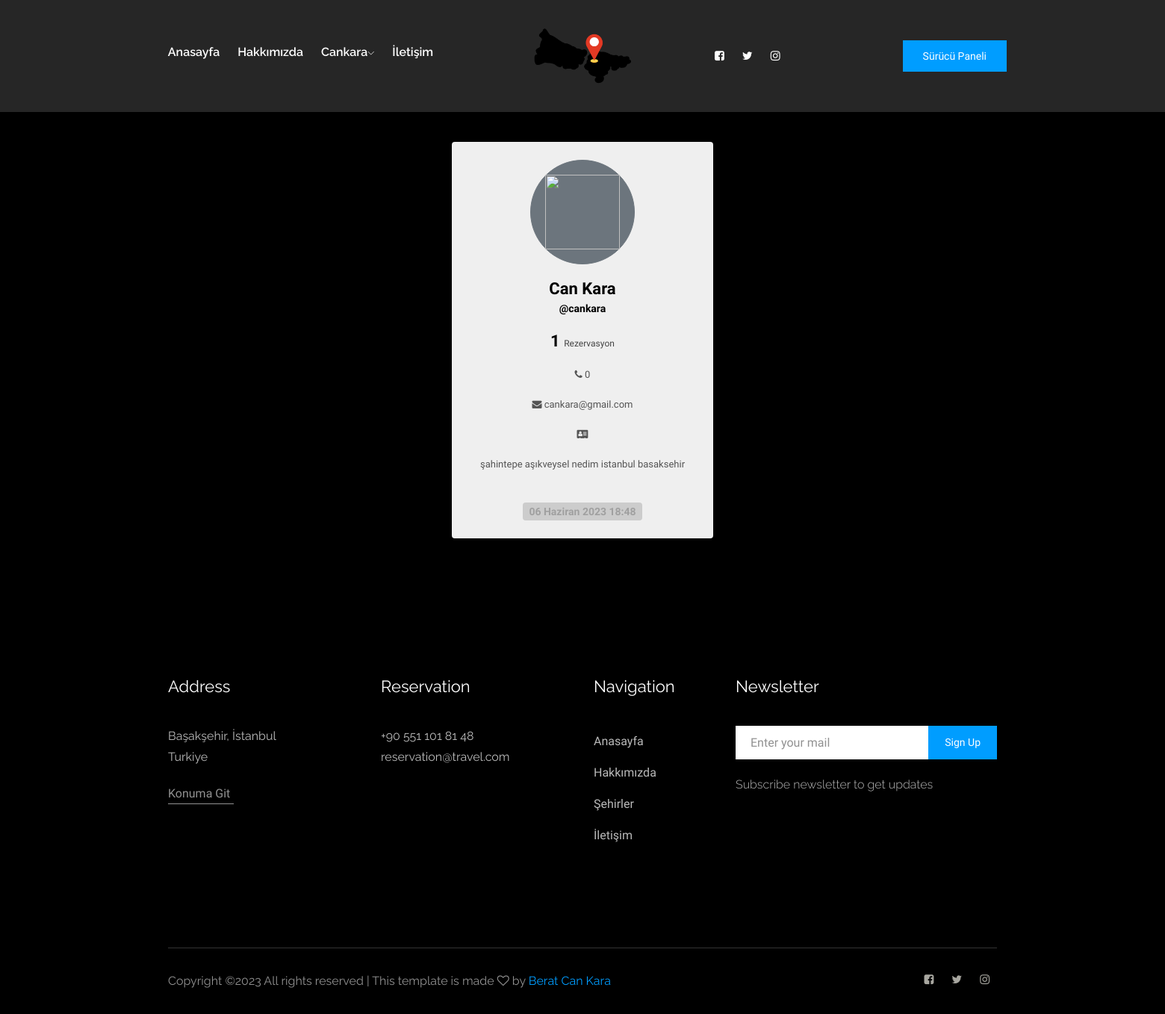
The page /userProfile/cankara on the database its author committed.
### nUser/models.py (models this page shows, shortened)
class nUser(AbstractUser):
    tc_kimlik = models.CharField(max_length=11)
    adres = models.TextField()
    telefon = models.CharField(max_length=20, default="0")
    email = models.EmailField()
    first_name = models.CharField(max_length=30)
    last_name = models.CharField(max_length=30)
    reservation = models.OneToOneField(Reservation, null=True, blank=True, on_delete=models.SET_NULL)
    isDriver = models.BooleanField(default=False)

### travel/views.py (the view)
# urls.py: path('userProfile/<str:username>',views.userProfile,name='userProfile'),
def userProfile(request,username):
    user = nUser.objects.filter(username = username).first()
    userRezCount = Reservation.objects.filter(kullanici = user).count()
    return render(request,"user/userProfile.html",{"user":user,"count":userRezCount})

### templates/user/userProfile.html
{% extends 'base/base.html' %}
{% load static %}
{% block content %}
<link rel="stylesheet" href="{% static 'css/userInfoCard.css' %}">
<div class="container mt-4 mb-4 p-3 d-flex justify-content-center">
  <div class="card p-4">
    <div class="image d-flex flex-column justify-content-center align-items-center">
      <button class="btn btn-secondary"><img src="https://i.imgur.com/wvxPV9S.png" height="100" width="100" /></button> <span class="name mt-3">{{ user.first_name }} {{ user.last_name }}</span> <span class="idd">@{{ user.username }}</span> <div class="d-flex flex-row justify-content-center align-items-center gap-2"></div> <div class="d-flex flex-row justify-content-center align-items-center mt-3">
        <span class="number">{{count}} <span class="follow">Rezervasyon</span></span>
      </div>
      <div class="text mt-3">
        <span><i class="fa fa-phone"></i> {{ user.telefon }}</span>
      </div>
      <div class="text mt-3">
        <span><i class="fa fa-envelope"></i> {{ user.email }}</span>
      </div>
      <div class="text mt-3">
        <span><i class="fa fa-address-card "></i></span>
      </div>
      <div class="text mt-3">
        <span>{{ user.adres }}</span>
      </div>
      <div class="gap-3 mt-3 icons d-flex flex-row justify-content-center align-items-center"></div> <div class="px-2 rounded mt-4 date">
        <span class="join">{{ user.date_joined }}</span>
      </div>
    </div>
  </div>
</div>
{% endblock %}

### templates/base/base.html (shortened to what this page needs)
<!DOCTYPE html>
{% load static %}
<html>
<head>
    <link href="{% static 'css/main.css' %}" rel="stylesheet" media="all">
    <link rel="stylesheet" href="{% static 'css/bootstrap.min.css' %}">
    <link rel="stylesheet" href="{% static 'css/owl.carousel.min.css' %}">
    <link rel="stylesheet" href="{% static 'css/magnific-popup.css' %}">
    <link rel="stylesheet" href="{% static 'css/font-awesome.min.css' %}">
    <link rel="stylesheet" href="{% static 'css/themify-icons.css' %}">
    <link rel="stylesheet" href="{% static 'css/nice-select.css' %}">
    <link rel="stylesheet" href="{% static 'css/flaticon.css' %}">
    <link rel="stylesheet" href="{% static 'css/gijgo.css' %} ">
    <link rel="stylesheet" href="{% static 'css/animate.css' %}">
    <link rel="stylesheet" href="{% static 'css/slicknav.css' %}">
    <link rel="stylesheet" href="{% static 'css/style.css' %}">
    <link rel="stylesheet" href="{% static 'css/createRez.css' %}">
    <link rel="stylesheet" href="{% static 'css/card.css' %}">
</head>
<body>
    <header>
        <div class="header-area " style="background-color: #262626;">
            <div id="sticky-header" class="main-header-area">
                <div class="container-fluid p-0">
                    <div class="row align-items-center no-gutters">
                        <div class="col-lg-5">
                            <div class="main-menu  d-none d-md-block">
                                <nav>
                                    <ul id="navigation">
                                        <li><a href="/">Anasayfa</a></li>
                                        <li><a href="/about">Hakkımızda</a></li>
                                        {% if not user.is_authenticated %}
                                        <li><a href="/login">Giriş Yap</a>
                                        </li>
                                        {% else %}
                                        <li><a href="/login/userLogin">{{user.username}}<i class="ti-angle-down"></i></a>
                                        </li>
                                        {% endif %}
                                        <li><a href="contact.html">İletişim</a></li>
                                    </ul>
                                </nav>
                            </div>
                        </div>
                        <div class="col-xl-2 col-lg-2">
                            <div class="logo-img">
                                <a href="/">
                                    <img src="{% static 'img/logo.png' %}" style="width: 150px;" alt="">
                                </a>
                            </div>
                        </div>
                        <div class="col-xl-5 col-lg-4 d-none d-lg-block">
                            <div class="book_room">
                                <div class="socail_links">
                                    <ul>
                                        <li>
                                            <a href="#">
                                                <i class="fa fa-facebook-square"></i>
                                            </a>
                                        </li>
                                        <li>
                                            <a href="#">
                                                <i class="fa fa-twitter"></i>
                                            </a>
                                        </li>
                                        <li>
                                            <a href="#">
                                                <i class="fa fa-instagram"></i>
                                            </a>
                                        </li>
                                    </ul>
                                </div>
                                {% if user.isDriver %}
                                <div class="book_btn d-none d-lg-block">
                                    <a href="/drivers/driverDash">Sürücü Paneli</a>
                                </div>
                                {% endif %}
                            </div>
                        </div>
                        <div class="col-12">
                        </div>
                    </div>
                </div>
            </div>
        </div>
    </header>
    {% block content %}{% endblock %}
        <footer class="footer">
            <div class="footer_top">
                <div class="container">
                    <div class="row">
                        <div class="col-xl-3 col-md-6 col-lg-3">
                            <div class="footer_widget">
                                <h3 class="footer_title">
                                    address
                                </h3>
                                <p class="footer_text"> Başakşehir, İstanbul <br>
                                    Turkiye</p>
                                <a href="#" class="line-button">Konuma Git</a>
                            </div>
                        </div>
                        <div class="col-xl-3 col-md-6 col-lg-3">
                            <div class="footer_widget">
                                <h3 class="footer_title">
                                    Reservation
                                </h3>
                                <p class="footer_text">+90 551 101 81 48 <br>
                                    reservation@travel.com</p>
                            </div>
                        </div>
                        <div class="col-xl-2 col-md-6 col-lg-2">
                            <div class="footer_widget">
                                <h3 class="footer_title">
                                    Navigation
                                </h3>
                                <ul>
                                    <li><a href="#">Anasayfa</a></li>
                                    <li><a href="#">Hakkımızda</a></li>
                                    <li><a href="#">Şehirler</a></li>
                                    <li><a href="#">İletişim</a></li>
                                </ul>
                            </div>
                        </div>
                        <div class="col-xl-4 col-md-6 col-lg-4">
                            <div class="footer_widget">
                                <h3 class="footer_title">
                                    Newsletter
                                </h3>
                                <form action="#" class="newsletter_form">
                                    <input type="text" placeholder="Enter your mail">
                                    <button type="submit">Sign Up</button>
                                </form>
                                <p class="newsletter_text">Subscribe newsletter to get updates</p>
                            </div>
                        </div>
                    </div>
                </div>
            </div>
            <div class="copy-right_text">
                <div class="container">
                    <div class="footer_border"></div>
                    <div class="row">
                        <div class="col-xl-8 col-md-7 col-lg-9">
                            <p class="copy_right">
    Copyright &copy;<script>document.write(new Date().getFullYear());</script> All rights reserved | This template is made <i class="fa fa-heart-o" aria-hidden="true"></i> by <a href="https://www.linkedin.com/in/berat-can-kara/" target="_blank">Berat Can Kara</a>
                        </div>
                        <div class="col-xl-4 col-md-5 col-lg-3">
                            <div class="socail_links">
                                <ul>
                                    <li>
                                        <a href="#">
                                            <i class="fa fa-facebook-square"></i>
                                        </a>
                                    </li>
                                    <li>
                                        <a href="#">
                                            <i class="fa fa-twitter"></i>
                                        </a>
                                    </li>
                                    <li>
                                        <a href="#">
                                            <i class="fa fa-instagram"></i>
                                        </a>
                                    </li>
                                </ul>
                            </div>
                        </div>
                    </div>
                </div>
            </div>
        </footer>
</body>
</html>

### static/css/main.css (style rules this page uses)
.row { display: -webkit-box; display: -webkit-flex; display: -moz-box; display: -ms-flexbox; display: flex; -webkit-flex-wrap: wrap; -ms-flex-wrap: wrap; flex-wrap: wrap; }
html { -webkit-box-sizing: border-box; -moz-box-sizing: border-box; box-sizing: border-box; }
* { padding: 0; margin: 0; }
*, *:before, *:after { -webkit-box-sizing: inherit; -moz-box-sizing: inherit; box-sizing: inherit; }
body, h1, h2, h3, h4, h5, h6, blockquote, p, pre, dl, dd, ol, ul, figure, hr, fieldset, legend { margin: 0; padding: 0; }
button { outline: none; background: none; border: none; }
body { font-family: "Open Sans", "Arial", "Helvetica Neue", sans-serif; font-weight: 400; font-size: 14px; }
h1, h2, h3, h4, h5, h6 { font-weight: 400; }
h3 { font-size: 24px; }
.btn { display: inline-block; line-height: 50px; padding: 0 50px; -webkit-transition: all 0.4s ease; -o-transition: all 0.4s ease; -moz-transition: all 0.4s ease; transition: all 0.4s ease; cursor: pointer; font-size: 15px; text-transform: uppercase; font-weight: 700; color: #fff; font-family: inherit; }
input { outline: none; margin: 0; border: none; -webkit-box-shadow: none; -moz-box-shadow: none; box-shadow: none; width: 100%; font-size: 14px; font-family: inherit; }
.card { -webkit-border-radius: 3px; -moz-border-radius: 3px; border-radius: 3px; background: #fff; }

### static/css/card.css (style rules this page uses)
body { font-family: "Baloo 2", cursive; font-size: 16px; color: #000000; text-rendering: optimizeLegibility; font-weight: initial; }
a, a:hover { text-decoration: none; transition: color 0.3s ease-in-out; }

### static/css/userInfoCard.css (style rules this page uses)
* { margin: 0; padding: 0 }
body { background-color: #000 }
.card { width: 350px; background-color: #efefef; border: none; cursor: pointer; transition: all 0.5s; }
.image img { transition: all 0.5s }
.btn { height: 140px; width: 140px; border-radius: 50% }
.name { font-size: 22px; font-weight: bold }
.idd { font-size: 14px; font-weight: 600 }
.number { font-size: 22px; font-weight: bold }
.follow { font-size: 12px; font-weight: 500; color: #444444 }
.text span { font-size: 13px; color: #545454; font-weight: 500 }
.join { font-size: 14px; color: #a0a0a0; font-weight: bold }
.date { background-color: #ccc }

### rows shown on the page
nUser: username "Cankara", first_name "Can", last_name "Kara", username "cankara", telefon "0", email "cankara@gmail.com", adres "şahintepe aşıkveysel nedim istanbul basaksehir", date_joined "06 Haziran 2023 18:48"

### other values the page prints
{{ count }} "1"
